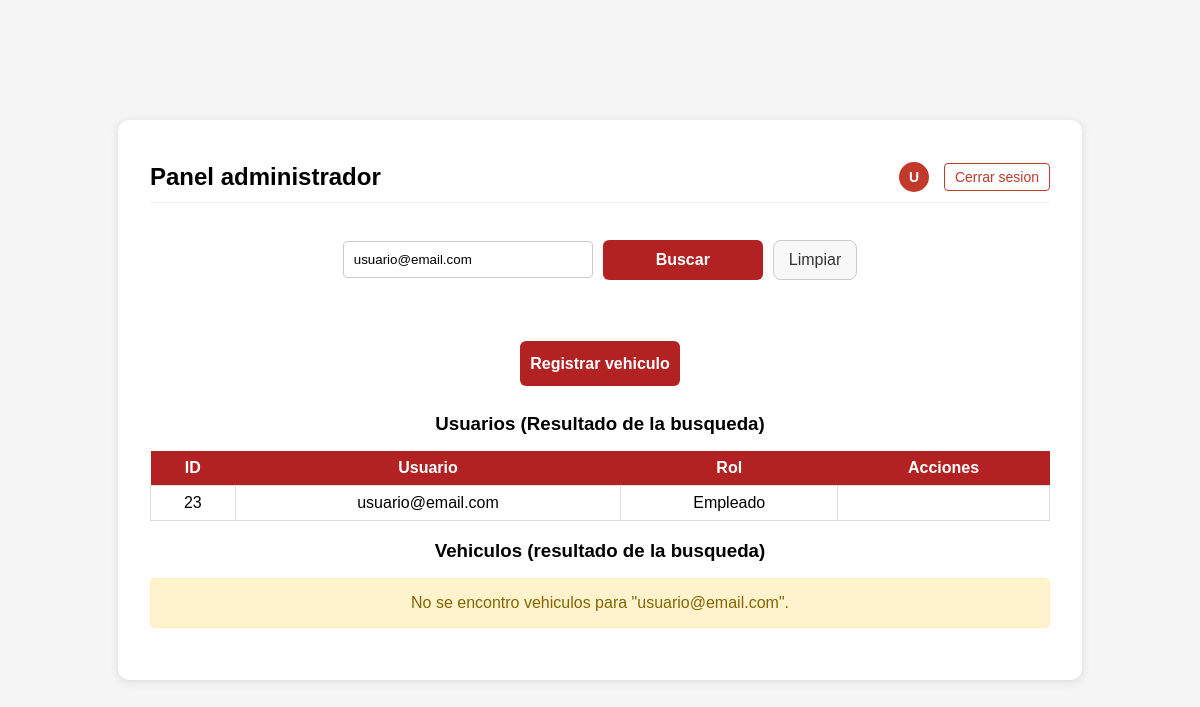
The page /usuarios/hashboard_administrador.php?busqueda=usuario@email.com (signed in) on the database its author committed.
### tables this page shows
CREATE TABLE `usuarios` (
  `id` int(11) NOT NULL,
  `usuario` varchar(50) DEFAULT NULL,
  `password` varchar(255) NOT NULL,
  `rol` tinyint(1) NOT NULL DEFAULT 2,
  `estado` tinyint(1) NOT NULL DEFAULT 1
);

### usuarios/hashboard_administrador.php (the view, shortened to what this page needs)
<?php
$mensaje_exito = $_GET['msg'] ?? null;
$usuario_rol = $_SESSION['usuario_rol'] ?? 2;
$datos_usuarios = [];
$vehiculos_busqueda = [];
$mostrar_busqueda = false;
if (!$mensaje_exito) {
    require __DIR__ . '/../includes/db.php';
    $busqueda = $_GET['busqueda'] ?? '';
    if ($busqueda) {
        $mostrar_busqueda = true;
        $param = '%' . $busqueda . '%';
        $stmt_u = $conn->prepare("SELECT id, usuario, rol FROM usuarios WHERE usuario LIKE ?");
        $stmt_u->execute([$param]);
        $datos_usuarios = $stmt_u->fetchAll(PDO::FETCH_ASSOC);
        $motor_busquedaV = "
             SELECT
                 v.id, v.marca, v.modelo, v.anio, v.dominio, v.descripcion, u.usuario AS vendedor, c.nombre AS cliente_nombre, c.apellido AS cliente_apellido
             FROM vehiculos v
             JOIN usuarios u ON v.vendedor_id = u.id
             JOIN clientes c ON v.cliente_id = c.id
             WHERE
                 v.marca LIKE ?
                 OR v.modelo LIKE ?
                 OR v.dominio LIKE ?
                 OR v.chasis LIKE ?
                 OR c.dni LIKE ?
                 OR c.nombre LIKE ?
                 OR c.apellido LIKE ?
             ORDER BY v.id DESC
           ";
        $stmt_v = $conn->prepare($motor_busquedaV);
        $stmt_v->execute([$param, $param, $param, $param, $param, $param, $param]);
        $vehiculos_busqueda = $stmt_v->fetchAll(PDO::FETCH_ASSOC);
    }
} else {
    $usuario_rol = $_SESSION['usuario_rol'] ?? 2;
}
?>
<!DOCTYPE html>
<html lang="es">
<head>
    <link rel="stylesheet" href="../css/style.css">
</head>
<body>
    <div class="container">
        <div class="card">
            <div class="panel-header">
                <h2 class="titulo-principal">Panel administrador</h2>
                <div class="user-actions">
                    <span class="user-badge" title="<?= htmlspecialchars($_SESSION['usuario']) ?> (<?= $usuario_rol == 1 ? 'ADMINISTRADOR' : 'EMPLEADO' ?>)">
                        <?= strtoupper(substr($_SESSION['usuario'], 0, 1)) ?>
                    </span>
                    <a class="btn-logout" href="../logout.php">Cerrar sesion</a>
                </div>
            </div>
            <div class="center" style="margin-bottom: 2rem;">
                <form method="GET" class="form form-centered">
                    <div class="form-inline">
                        <input type="text" name="busqueda" placeholder="Buscar..." value="<?= htmlspecialchars($busqueda) ?>">
                        <div class="btn-search-group">
                            <button type="submit" class="btn primary">Buscar</button>
                            <a href="hashboard_administrador.php" class="btn btn-secondary">Limpiar</a>
                        </div>
                    </div>
                </form>
            </div>
            <div class="center" style="margin-bottom: 1rem;">
                <div class="btn-group">
                    <a class="btn primary" href="../vehiculos/registrar_vehiculo.php">Registrar vehiculo</a>
                </div>
            </div>
            <?php
            if (!isset($mensaje_exito)):
                if ($usuario_rol == 1 || ($mostrar_busqueda && !empty($datos_usuarios))):
            ?>
                    <h3 id="usuarios">Usuarios (<?= $busqueda ? 'Resultado de la busqueda' : 'Todos' ?>)</h3>
                    <table class="table">
                        <thead>
                            <tr>
                                <th>ID</th>
                                <th>Usuario</th>
                                <th>Rol</th>
                                <th>Acciones</th>
                            </tr>
                        </thead>
                        <tbody>
                            <?php
                            foreach ($datos_usuarios as $u):
                                $texto_rol = $u['rol'] == 1 ? 'Admin' : 'Empleado';
                            ?>
                                <tr>
                                    <td><?= $u['id'] ?></td>
                                    <td><?= htmlspecialchars($u['usuario']) ?></td>
                                    <td><?= $texto_rol ?></td>
                                    <td>
                                    </td>
                                </tr>
                            <?php endforeach; ?>
                        </tbody>
                    </table>
                <?php endif; ?>
                <?php if ($mostrar_busqueda): ?>
                    <h3>Vehiculos (resultado de la busqueda)</h3>
                    <?php if (empty($vehiculos_busqueda)): ?>
                        <div class="alert warning" style="text-align: center; margin-bottom: 20px;">
                            No se encontro vehiculos para "<?= htmlspecialchars($busqueda) ?>".
                        </div>
                    <?php endif; ?>
                <?php endif; ?>
            <?php endif; ?>
        </div>
    </div>
</body>
</html>

### css/style.css (style rules this page uses)
body { font-family: Arial, sans-serif; background-color: #f5f5f5; margin: 0; padding: 0; }
.container { display: flex; justify-content: center; align-items: center; min-height: 100vh; }
.card { background: #fff; padding: 2rem; border-radius: 12px; box-shadow: 0 2px 10px rgba(0,0,0,0.1); max-width: 900px; width: 100%; }
h2, h3 { color: #000000; margin-bottom: 1rem; text-align: center; }
.form input[type="text"], .form input[type="password"], .form select { max-width: 300px; margin: 0.5rem auto; display: block; padding: 0.6rem; border: 1px solid #a0a0a0; border-radius: 8px; }
.form-centered { max-width: 500px; margin: 0 auto; text-align: center; }
.btn { border-radius: 8px; text-decoration: none; text-align: center; cursor: pointer; padding: 0.5rem 1rem; margin: 0.3rem; display: inline-block; }
.btn.primary { background: #b22222; color: #fff; display: inline-block; width: 100%; max-width: 250px; margin: 0.5rem auto; text-align: center; height: 45px; line-height: 45px; padding: 0; border-radius: 6px; font-size: 1rem; font-weight: bold; border: #000; cursor: pointer; }
.table { width: 100%; border-collapse: collapse; margin-top: 1rem; }
.table th { background: #b22222; color: #fff; padding: 0.5rem; }
.table td { border: 1px solid #ddd; padding: 0.5rem; text-align: center; }
.btn.primary { background: #b22222; color: #fff; display: inline-block; min-width: 160px; margin: 0.5rem auto; }
.center { display: flex; justify-content: center; gap: 2rem; margin: 1rem 0; }
.btn-group { display: flex; justify-content: center; gap: 1rem; }

### usuarios/hashboard_administrador.php (style rules this page uses)
.panel-header { display: flex; justify-content: space-between; align-items: center; padding: 10px 0; border-bottom: 1px solid #eee; margin-bottom: 30px; }
.titulo-principal { margin: 0; }
.user-actions { display: flex; align-items: center; gap: 15px; }
.user-badge { display: inline-flex; align-items: center; justify-content: center; width: 30px; height: 30px; border-radius: 50%; background-color: #c0392b; color: white; font-weight: bold; font-size: 14px; cursor: pointer; }
.btn-logout { text-decoration: none; color: #c0392b; background: none; border: 1px solid #c0392b; padding: 5px 10px; border-radius: 4px; transition: background-color 0.2s; font-size: 14px; }
.form-centered { display: flex; flex-direction: column; align-items: center; }
.form-inline { display: flex; gap: 10px; margin-bottom: 15px; align-items: center; max-width: 700px; width: 100%; justify-content: center; }
.btn-search-group { display: flex; gap: 10px; flex-shrink: 0; }
.form-centered input[type="text"] { flex-grow: 1; min-width: 250px; padding: 10px; border: 1px solid #ccc; border-radius: 4px; box-sizing: border-box; }
.form-inline .btn, .form-inline button { display: inline-flex; align-items: center; justify-content: center; line-height: 1.2; padding: 10px 15px; height: 40px; margin: 0; box-sizing: border-box; border: 1px solid transparent; }
.btn-secondary { background-color: #f8f8f8; color: #333; border: 1px solid #ccc !important; }
.alert.warning { padding: 15px; border-radius: 5px; background-color: #fff3cd; border: 1px solid #ffeeba; color: #856404; }

### rows shown on the page
usuarios: id "23", usuario "usuario@email.com", rol "Empleado"

### other values the page prints
substr($_SESSION['usuario'], 0, 1) "U"
$busqueda "usuario@email.com"
